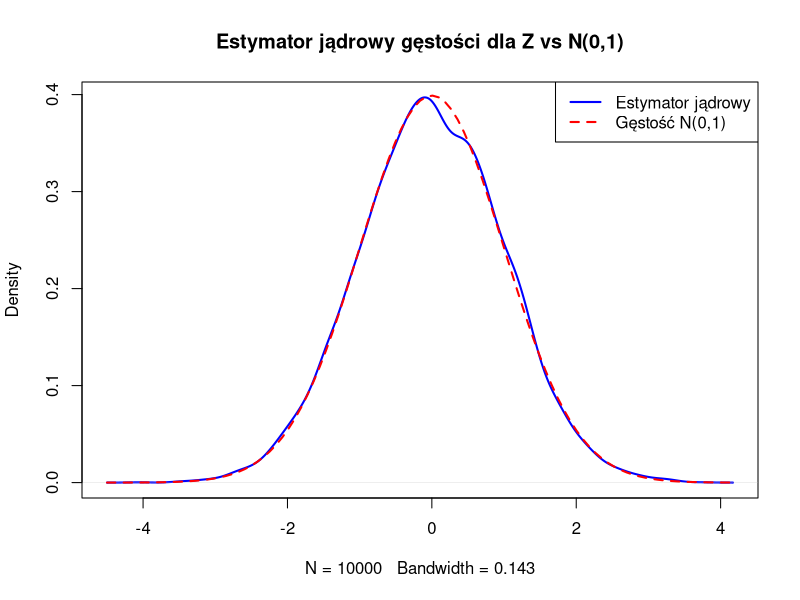
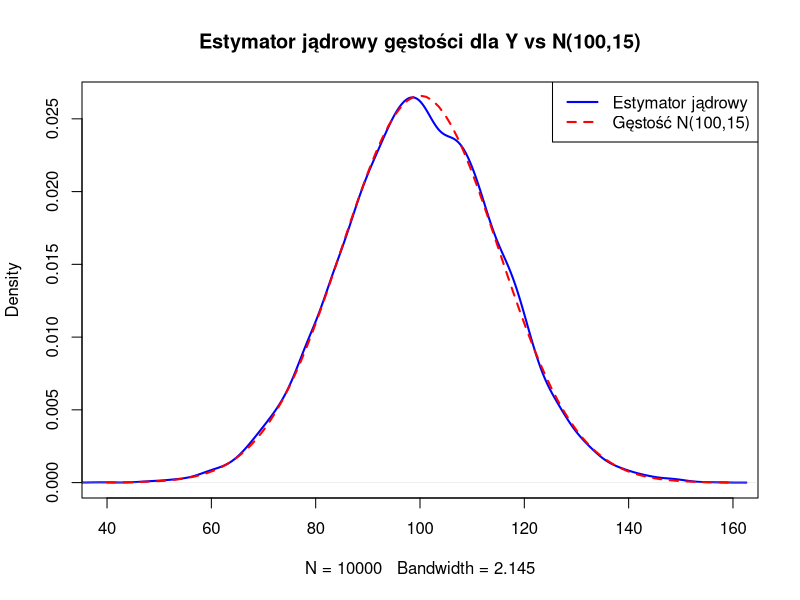
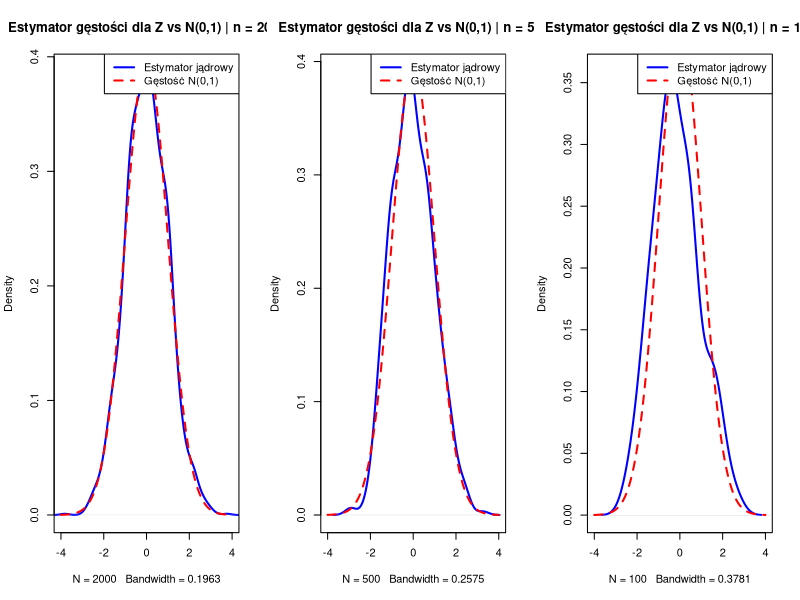
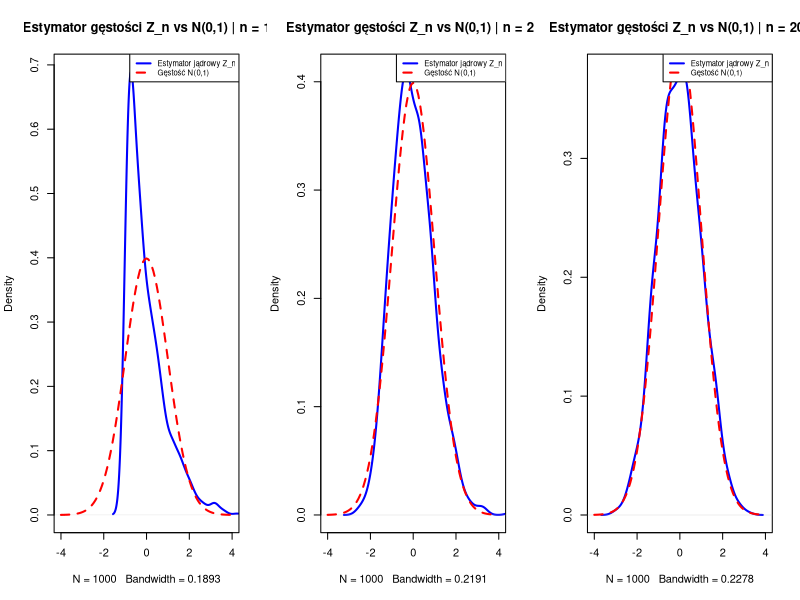
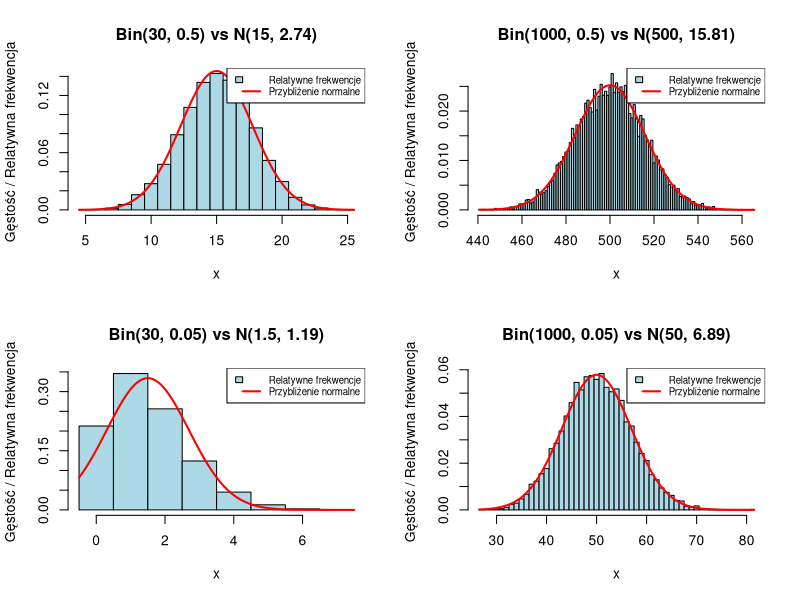

Write the R code that produced these figures, in order.
# Zadanie 1
# Wzrost X ~ N(mean = 170, sd = sqrt(144) = 12)

# a) Wyznaczenie prawdopodobieństw [cite: 2]
# i) P(X < 164)
pnorm(164, mean = 170, sd = 12)

# ii) P(X > 188)
1 - pnorm(188, mean = 170, sd = 12)
# lub
pnorm(188, mean = 170, sd = 12, lower.tail = FALSE)

# iii) P(158 < X < 185)
pnorm(185, mean = 170, sd = 12) - pnorm(158, mean = 170, sd = 12)

# b) Wyznaczenie wzrostu k, takiego że P(X > k) = 0.15 [cite: 2]
# P(X > k) = 0.15  <=> P(X <= k) = 1 - 0.15 = 0.85
qnorm(0.85, mean = 170, sd = 12)
# lub
qnorm(0.15, mean = 170, sd = 12, lower.tail = FALSE)


# Zadanie 2
# Generowanie liczb z rozkładu normalnego standardowego (metoda Boxa-Mullera)

# i) Wygenerowanie 10000 realizacji Z [cite: 3]
n_sim <- 10000
u1 <- runif(n_sim)
u2 <- runif(n_sim)
z <- cos(2 * pi * u1) * sqrt(-2 * log(u2))

# ii) Estymator jądrowy gęstości dla Z i porównanie z gęstością N(0,1) [cite: 4]
plot(density(z), main = "Estymator jądrowy gęstości dla Z vs N(0,1)", lwd = 2, col = "blue")
curve(dnorm(x, mean = 0, sd = 1), add = TRUE, col = "red", lty = 2, lwd = 2)
legend("topright", legend = c("Estymator jądrowy", "Gęstość N(0,1)"), col = c("blue", "red"), lty = c(1, 2), lwd = 2)

# iii) Niech Y = 100 + 15Z [cite: 4]
y <- 100 + 15 * z

# Estymator jądrowy gęstości dla Y i porównanie z gęstością N(100, 15) [cite: 5]
plot(density(y), main = "Estymator jądrowy gęstości dla Y vs N(100,15)", lwd = 2, col = "blue", xlim=c(40, 160))
curve(dnorm(x, mean = 100, sd = 15), add = TRUE, col = "red", lty = 2, lwd = 2)
legend("topright", legend = c("Estymator jądrowy", "Gęstość N(100,15)"), col = c("blue", "red"), lty = c(1, 2), lwd = 2)


# Zadanie 3
# Rozkład normalny standardowy

# Parametry rozkładu X ~ N(mean = 170, sd = 12)
mean_x <- 170
sd_x <- 12

# Funkcja do generowania, standaryzacji i rysowania
simulate_and_plot_Z <- function(n_samples) {
  # i) Generowanie realizacji z rozkładu X [cite: 6]
  x_samples <- rnorm(n_samples, mean = mean_x, sd = sd_x)
  
  # ii) Standaryzacja Z = (X - 170) / 12 [cite: 7]
  z_samples <- (x_samples - mean_x) / sd_x
  
  # Estymator jądrowy gęstości dla Z i porównanie z gęstością N(0,1) [cite: 7]
  plot(density(z_samples), main = paste("Estymator gęstości dla Z vs N(0,1) | n =", n_samples),
       lwd = 2, col = "blue", xlim = c(-4, 4))
  curve(dnorm(x, mean = 0, sd = 1), add = TRUE, col = "red", lty = 2, lwd = 2)
  legend("topright", legend = c("Estymator jądrowy", "Gęstość N(0,1)"), col = c("blue", "red"), lty = c(1, 2), lwd = 2)
}

# Wywołanie dla n = 2000, 500, 100 [cite: 7]
par(mfrow = c(1, 3)) # Układ wykresów 1x3
simulate_and_plot_Z(2000)
simulate_and_plot_Z(500)
simulate_and_plot_Z(100)
par(mfrow = c(1, 1)) # Przywrócenie domyślnego układu wykresów


# Zadanie 4
# Centralne Twierdzenie Graniczne (CTG)

# Parametry rozkładu wykładniczego X_i ~ Exp(lambda = 0.5) [cite: 8]
lambda <- 0.5
mu <- 1 / lambda # Wartość oczekiwana X_i
sigma <- 1 / lambda # Odchylenie standardowe X_i

# Liczba realizacji do wygenerowania dla każdej sumy S_n
n_realizations <- 1000

# Rozmiary prób n
n_values <- c(1, 20, 200)

# Ustawienie układu wykresów
par(mfrow = c(1, length(n_values)))

# Pętla po różnych wartościach n
for (n in n_values) {
  # Generowanie 1000 realizacji S_n = X_1 + ... + X_n [cite: 8]
  # Każda kolumna macierzy `samples` to jedna realizacja (X_1, ..., X_n)
  samples <- matrix(rexp(n_realizations * n, rate = lambda), nrow = n, ncol = n_realizations)
  # Sumowanie kolumn daje realizacje S_n
  s_n <- colSums(samples)
  
  # Obliczenie wartości oczekiwanej i odchylenia standardowego S_n
  e_s_n <- n * mu
  sd_s_n <- sqrt(n) * sigma
  
  # Obliczenie Z_n = (S_n - E(S_n)) / sd(S_n) [cite: 8]
  z_n <- (s_n - e_s_n) / sd_s_n
  
  # ii) Porównanie estymatora jądrowego dla Z_n z gęstością N(0,1) [cite: 9]
  plot(density(z_n), main = paste("Estymator gęstości Z_n vs N(0,1) | n =", n),
       lwd = 2, col = "blue", xlim = c(-4, 4))
  curve(dnorm(x, 0, 1), add = TRUE, col = "red", lty = 2, lwd = 2)
  legend("topright", legend = c("Estymator jądrowy Z_n", "Gęstość N(0,1)"),
         col = c("blue", "red"), lty = c(1, 2), lwd = 2, cex=0.7)
}

# Przywrócenie domyślnego układu wykresów
par(mfrow = c(1, 1))


# Zadanie 5
# Przybliżenie rozkładu dwumianowego rozkładem normalnym

# Liczba realizacji
n_binom_realizations <- 10000

# Parametry do przetestowania [cite: 9]
params <- list(
  a = list(n = 30, p = 0.5),
  b = list(n = 1000, p = 0.5),
  c = list(n = 30, p = 0.05),
  d = list(n = 1000, p = 0.05)
)

# Ustawienie układu wykresów
par(mfrow = c(2, 2))

# Pętla po parametrach
for (case_name in names(params)) {
  n <- params[[case_name]]$n
  p <- params[[case_name]]$p
  
  # Generowanie realizacji z rozkładu Bin(n, p) [cite: 9]
  binom_samples <- rbinom(n_binom_realizations, size = n, prob = p)
  
  # Obliczenie średniej i odchylenia standardowego dla przybliżenia normalnego [cite: 10]
  mu_norm <- n * p
  sd_norm <- sqrt(n * p * (1 - p))
  
  # Tworzenie histogramu relatywnych frekwencji
  # Używamy breaks, aby słupki były wyśrodkowane na wartościach całkowitych
  hist_info <- hist(binom_samples,
                    breaks = seq(min(binom_samples) - 0.5, max(binom_samples) + 0.5, by = 1),
                    freq = FALSE, # Chcemy gęstość (relatywne frekwencje)
                    main = paste("Bin(", n, ", ", p, ") vs N(", round(mu_norm, 2), ", ", round(sd_norm, 2), ")", sep = ""),
                    xlab = "x",
                    ylab = "Gęstość / Relatywna frekwencja",
                    col = "lightblue")
  
  # Dodanie krzywej gęstości rozkładu normalnego [cite: 10]
  curve(dnorm(x, mean = mu_norm, sd = sd_norm),
        add = TRUE,
        col = "red",
        lwd = 2)
  
  legend("topright", legend = c("Relatywne frekwencje", "Przybliżenie normalne"),
         fill = c("lightblue", NA), border=c("black", NA), lty = c(NA, 1), lwd=c(NA, 2), col = c(NA, "red"), cex=0.7)
  
}

# Przywrócenie domyślnego układu wykresów
par(mfrow = c(1, 1))